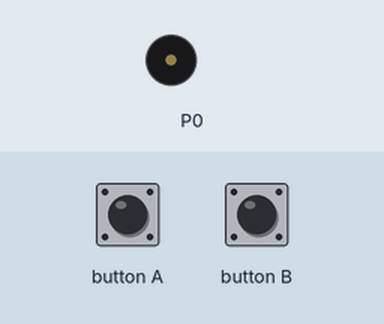
Bench run of a program on a simulated BBC micro:bit (MakeCode). On the bench: buzzer (waves = sounding). The inputs (shaded band) are chosen by the test bench.

Above: at 1.2 s.
1.3 s: button B pressed for 0.15 s
At 2.4 s:
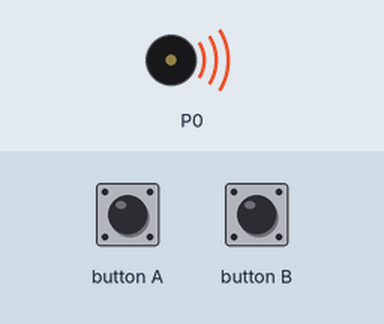
Timing chart, 0 to 10.4 s (numbered marks = the images above; inputs shaded):
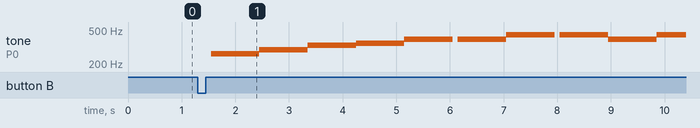

Measured:
- after the input at 1.3 s, tone on P0: plays 262 Hz for 0.90 s, 294 Hz for 0.90 s, 330 Hz for 0.90 s, 349 Hz for 0.90 s, 392 Hz for 0.90 s, 392 Hz for 0.90 s … (10 notes in this stretch), starting after 0.25 s

The program:

main.ts
```typescript
input.onButtonPressed(Button.A, function () {
    for (let index = 0; index < 4; index++) {
        music.ringTone(262)
        basic.pause(1000)
        music.ringTone(349)
        basic.pause(1000)
        music.stopAllSounds()
    }
})
input.onButtonPressed(Button.B, function () {
    music.setVolume(255)
    basic.pause(100)
    music.ringTone(262)
    basic.pause(900)
    music.ringTone(294)
    basic.pause(900)
    music.ringTone(330)
    basic.pause(900)
    music.ringTone(349)
    basic.pause(900)
    music.ringTone(392)
    basic.pause(900)
    music.stopAllSounds()
    basic.pause(100)
    music.ringTone(392)
    basic.pause(900)
    music.ringTone(440)
    basic.pause(900)
    music.stopAllSounds()
    basic.pause(100)
    music.ringTone(440)
    basic.pause(900)
    music.ringTone(392)
    basic.pause(900)
    music.ringTone(440)
    basic.pause(900)
    music.stopAllSounds()
    basic.pause(100)
    music.ringTone(440)
    basic.pause(900)
    music.ringTone(392)
    basic.pause(900)
    music.ringTone(349)
    basic.pause(500)
    music.stopAllSounds()
    basic.pause(50)
    music.ringTone(349)
    basic.pause(500)
    music.stopAllSounds()
    basic.pause(50)
    music.ringTone(349)
    basic.pause(500)
    music.stopAllSounds()
    basic.pause(50)
    music.ringTone(349)
    basic.pause(500)
    music.stopAllSounds()
    basic.pause(100)
    music.ringTone(330)
    basic.pause(900)
    music.stopAllSounds()
    basic.pause(100)
    music.ringTone(330)
    basic.pause(900)
    music.ringTone(294)
    basic.pause(900)
    music.stopAllSounds()
    basic.pause(100)
    music.stopAllSounds()
    music.ringTone(294)
    basic.pause(900)
    music.ringTone(392)
    basic.pause(1800)
    music.ringTone(349)
    basic.pause(500)
    music.stopAllSounds()
    basic.pause(50)
    music.ringTone(349)
    basic.pause(500)
    music.stopAllSounds()
    basic.pause(50)
    music.ringTone(349)
    basic.pause(500)
    music.stopAllSounds()
    basic.pause(50)
    music.ringTone(349)
    basic.pause(500)
    music.stopAllSounds()
    basic.pause(100)
    music.ringTone(330)
    basic.pause(900)
    music.stopAllSounds()
    basic.pause(100)
    music.ringTone(330)
    basic.pause(900)
    music.ringTone(294)
    basic.pause(900)
    music.stopAllSounds()
    basic.pause(100)
    music.stopAllSounds()
    music.ringTone(294)
    basic.pause(900)
    music.ringTone(262)
    basic.pause(1800)
    music.stopAllSounds()
    music.stopAllSounds()
})
```

test.ts
```typescript
// sem patria testy; keď sa tento balík použije ako rozšírenie, nebudú sa kompilovať.
```
